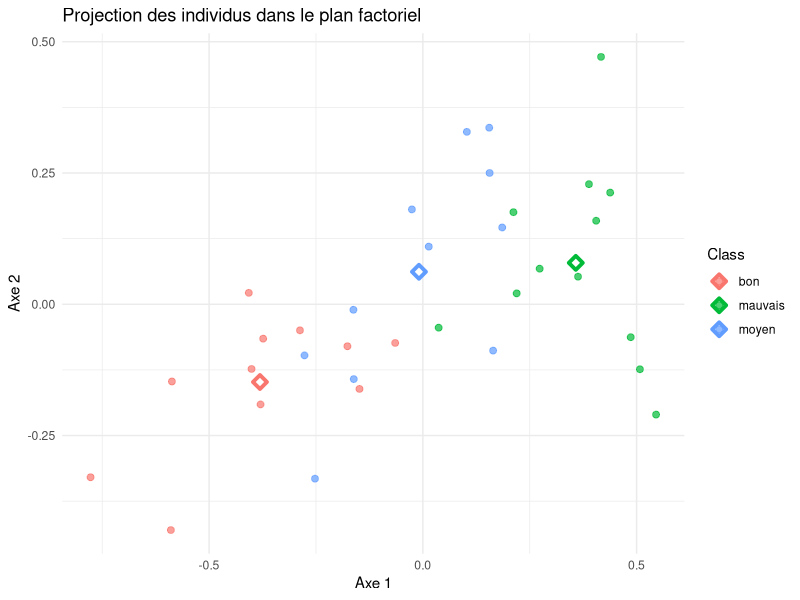

Reproduce this figure in R. (Note: this script raises an error after producing the figure.)
## ---- chunk 1
knitr::opts_chunk$set(echo = TRUE)
## ---- chunk 2
rm(list = ls())
library(kableExtra)
library(dplyr)
library(ggplot2)

df <- read.table("VIN_QUALITE.txt", header = TRUE)
df <- df %>% rename (Class = Qualite)

col_num <- which(sapply(df, is.numeric))
X <- df[, col_num]
Y <- df$Class
## ---- chunk 3
AFD_graph1 <- function(scores_df) {
  centers <- aggregate(. ~ Class, data = scores_df, FUN = mean)
  ggplot(scores_df, aes(x = Axe1, y = Axe2, color = Class)) +
    geom_point(size = 2, alpha = 0.7) +
    geom_point(data = centers, aes(x = Axe1, y = Axe2, color = Class), 
               shape = 5, size = 2, stroke = 2) + 
    labs(title = "Projection des individus dans le plan factoriel",
         x = "Axe 1", y = "Axe 2") +
    theme_minimal() +
    theme(legend.position = "right")
}
## ---- chunk 4
Manova <- function(X,Y){

  N <- nrow(X) 
  P <- ncol(X)
  K <- length(unique(Y))
  XK <- split(X,Y) 
  NK <- sapply(XK, nrow)
  GK <- lapply(XK, colMeans )
  G <- sapply(X, mean)


  SS_partiel_Intra <- lapply(1:K, function(x){
                    matrice_XK = as.matrix(XK[[x]])
                    matrice_GK = matrix(data =GK[[x]], nrow = NK[x], ncol = P, byrow = TRUE )
                    diff = matrice_XK - matrice_GK
                    t(diff) %*% diff 
                    })
  #Transformer le dataframe en matrice (NxP)
  matrice_X <- as.matrix(X)
  #Créer une matrice de même taille (NxP) dont chaque ligne correspond au vecteur G
  matrice_G <- matrix(data = G, nrow = N, ncol = P, byrow = TRUE)

  #Calculer la différence
  diff <- matrice_X - matrice_G 

  #Effectuer la multiplication avec transposition du premier élément
  SS_tot <- t(diff) %*% diff # produit matriciel 
  SS_Intra <- matrix(data = 0, nrow = P, ncol = P)

  for(i in 1:K){
    SS_Intra <- SS_Intra + SS_partiel_Intra[[i]]
  }
  SS_inter <- SS_tot - SS_Intra

  lam <- det(SS_Intra) / det(SS_tot)

  corr <- -(N - 1 - ((P + K) / 2) ) * log(lam)

  crit <- qchisq(0.95, P*(K-1))
  
  proba <- 1 - pchisq(corr, P*(K-1))
  
  return (list(SS_tot = SS_tot,
  SS_Intra = SS_Intra,
  SS_Inter = SS_inter,
  Gk = GK,
  G = G,
  NK = NK,
  P = P,
  N = N,
  Lambda = lam,
  V_corrigee = corr,
  crit = crit,
  proba = proba
  )) 
}

## ---- chunk 5
AFD <- function(X,Y,SS_tot,SS_intra,SS_inter, nb_axes = 2){
  N <- nrow(X)
  P <- ncol(X)
  K <- length(unique(Y))

  ratio <- SS_inter %*% solve(SS_intra)

  diag <- eigen(ratio)
  val_prop <- Re(diag$values)
  U <- Re(diag$vectors)

  W <- SS_intra
  den <- sqrt(diag(t(U) %*% W %*% U))
  Un <- sweep(U, 2, den, "/")

  Z <- scale(X, center = TRUE, scale = FALSE)
  Scores <- Z %*% Un[, 1:nb_axes]
  Scores_df <- data.frame(Scores, Class = Y)
  colnames(Scores_df) <- c("Axe1", "Axe2", "Class")

  can <- sqrt(val_prop / (1 + val_prop))
  can <- can[1:nb_axes]

  wilks <- cumprod(1 - can^2)

  Chi2 <- -(N - 1 - (P + K)/2) * log(wilks)

  ddl <- P * (K - 1) 

  pval <- 1 - pchisq(Chi2, ddl)

  I <- (val_prop / sum(val_prop)) * 100
  I <- I[1:nb_axes]

  res_wilks <- data.frame(
    Axe = paste0("Axe ", 1:nb_axes),
    Valeur_propre = val_prop[1:nb_axes],
    Inertie_pct = I,
    Correlation_can = can,
    Wilks = wilks,
    Chi2 = Chi2,
    ddl = ddl,
    P_value = pval
  )

  Un_df <- data.frame(Un[, 1:nb_axes])
  colnames(Un_df) <- paste0("Axe", 1:nb_axes)
  rownames(Un_df) <- colnames(X)

  Val_prop_df <- data.frame(t(val_prop))
  colnames(Val_prop_df) <- paste0("Axe_", 1:length(val_prop))
  rownames(Val_prop_df) <- "Valeur_propre"

  #liste finale 
  return(list(
    Vecteurs_propres_normalises = Un_df,
    Valeurs_propres = Val_prop_df,
    Scores = Scores_df,
    res_Wilks = res_wilks
  ))
}

## ---- chunk 6
resultats <- Manova(X,Y)
afd <- AFD(X, Y, resultats$SS_tot, resultats$SS_Intra, resultats$SS_Inter, nb_axes = 2)
## ---- chunk 7
kable(afd$Scores, digits = 3) %>%
  kable_styling(bootstrap_options = c("striped", "hover", "condensed"), full_width = F, position = "center") %>%  scroll_box( height = "200px")
## ---- chunk 8
centres <- aggregate(. ~ Class, data = afd$Scores, FUN = mean)

kable(centres, digits = 3) %>%
  kable_styling(bootstrap_options = c("striped", "hover", "condensed"), full_width = F, position = "center") %>%  scroll_box( height = "200px")
## ---- chunk 9

afd_gr <- AFD_graph1(afd$Scores)

print(afd_gr)

## ---- chunk 10
individus <- afd$Scores[, c("Axe1", "Axe2")]

centres_c <- centres[, c("Axe1", "Axe2")]

distances <- matrix(0, nrow = nrow(individus), ncol = nrow(centres))

for (i in 1:nrow(individus)) {
  for (j in 1:nrow(centres)) {
    distances[i, j] <- sqrt(sum((individus[i, ] - centres_c[j, ])^2))
  }
}

colnames(distances) <- centres$Class

distances_df <- data.frame(distances)

kable(distances_df, digits = 3) %>%
  kable_styling(bootstrap_options = c("striped", "hover", "condensed"), full_width = F, position = "center") %>%  scroll_box( height = "200px")

## ---- chunk 11
knitr::include_graphics('Distance.jpg')
## ---- chunk 12
classe_predite <- apply(distances, 1, which.min)
classe_predite <- colnames(distances)[classe_predite]

classification <- data.frame(
  gold_standard = afd$Scores$Class,
  classe_predite = classe_predite
)

kable(classification, digits = 3) %>%
  kable_styling(bootstrap_options = c("striped", "hover", "condensed"), full_width = F, position = "center") %>%  scroll_box( height = "200px")

## ---- chunk 13
library(caret)

confusionMatrix(data = factor(classification$classe_predite), reference = factor(classification$gold_standard))

## ---- chunk 14

AFD_Classif <- function(afd) {

  centres <- aggregate(. ~ Class, data = afd$Scores, FUN = mean)
  
  individus <- afd$Scores[, c("Axe1", "Axe2")]

  centres_c <- centres[, c("Axe1", "Axe2")]

  distances <- matrix(0, nrow = nrow(individus), ncol = nrow(centres))

  for (i in 1:nrow(individus)) {
    for (j in 1:nrow(centres)) {
      distances[i, j] <- sqrt(sum((individus[i, ] - centres_c[j, ])^2))
    }
  }

  colnames(distances) <- centres$Class

  distances_df <- data.frame(distances)

  classe_predite <- apply(distances, 1, which.min)
  classe_predite <- colnames(distances)[classe_predite]

  classification <- data.frame(
    gold_standard = afd$Scores$Class,
    classe_predite = classe_predite
  )

  confusion <- confusionMatrix(data = factor(classification$classe_predite), reference = factor(classification$gold_standard))

  return(list(
    centres = centres, 
    distances = distances_df, 
    classification = classification, 
    confusion = confusion
    
  ))

}

## ---- chunk 15
X_iris <- iris[, -5]
Y_iris <- iris[5]

resultats <- Manova(X_iris,Y_iris)
afd <- AFD(X_iris, Y_iris, resultats$SS_tot, resultats$SS_Intra, resultats$SS_Inter, nb_axes = 2)
class <- AFD_Classif(afd)

## ---- chunk 16
centres_grav <- class$centres

kable(centres_grav, digits = 3) %>%
  kable_styling(bootstrap_options = c("striped", "hover", "condensed"), full_width = F, position = "center") %>%  scroll_box( height = "200px")

## ---- chunk 17
distances_class <- class$distances

kable(distances_class, digits = 3) %>%
  kable_styling(bootstrap_options = c("striped", "hover", "condensed"), full_width = F, position = "center") %>%  scroll_box( height = "200px")
## ---- chunk 18
classif <- class$classification

kable(classif, digits = 3) %>%
  kable_styling(bootstrap_options = c("striped", "hover", "condensed"), full_width = F, position = "center") %>%  scroll_box( height = "200px")

## ---- chunk 19
conf <- class$confusion

conf 
